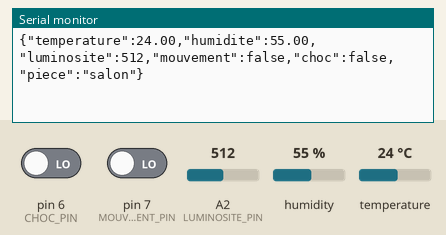
Simulated run of this sketch. Board: Arduino Uno, built with avr-gcc and run on an emulated ATmega328P. Shown: the last lines printed to the serial monitor. Inputs (shaded band) come from the test bench; at power-on: pin 6 (CHOC_PIN) LOW, pin 7 (MOUVEMENT_PIN) LOW, humidity 55 %, A2 (LUMINOSITE_PIN) = 512, temperature 24 °C.

Above: at 4.9 s.
5.0 s: pin 6 (CHOC_PIN) driven HIGH
At 9.5 s:
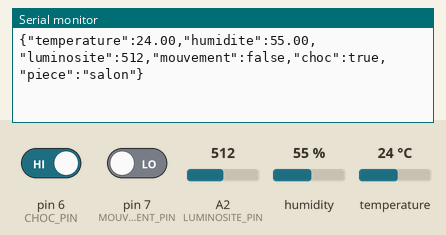
11.7 s: pin 7 (MOUVEMENT_PIN) driven HIGH
At 12.8 s:
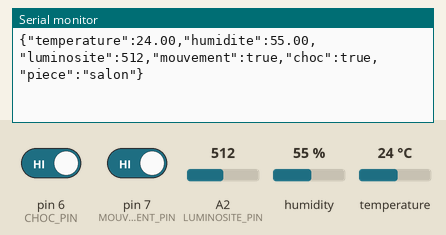
16.8 s: pin 6 (CHOC_PIN) driven LOW
At 21.6 s:
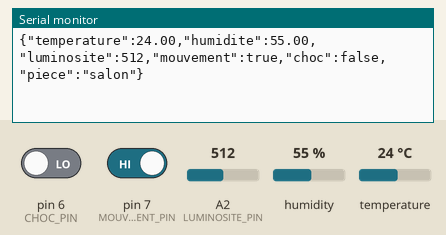
24.0 s: humidity set to 22 %
At 27.9 s:
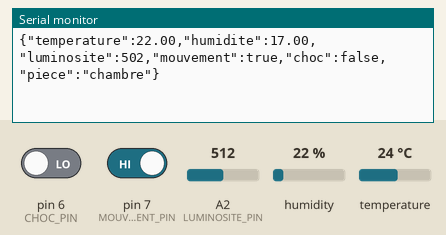
29.1 s: A2 (LUMINOSITE_PIN) set to 716
At 31.2 s:
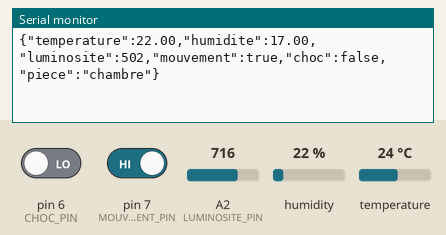
34.2 s: temperature set to 12 °C
At 35.7 s:
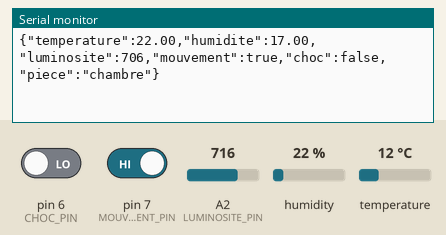

Measured:
- after the input at 5.0 s, the serial monitor: prints a new line after 3.2 s (image 1)
- after the input at 11.7 s, the serial monitor: prints a new line after 0.64 s (image 2)
- after the input at 16.8 s, the serial monitor: prints a new line after 3.7 s (image 3)
- after the input at 24.0 s, the serial monitor: prints a new line after 0.65 s (image 4)

The sketch:

smart_home.ino
```cpp
#include <Adafruit_Sensor.h>
#include <DHT.h>
#include <DHT_U.h>

#define DHTPIN A0
#define DHTTYPE DHT11

#define LUMINOSITE_PIN A2
#define MOUVEMENT_PIN 7
#define CHOC_PIN 6

DHT dht(DHTPIN, DHTTYPE);

void setup() {
  Serial.begin(9600);

  dht.begin();
  pinMode(MOUVEMENT_PIN, INPUT);
  pinMode(CHOC_PIN, INPUT);

  Serial.println("Systeme OK");
}

// ===============================
// Fonction JSON
// ===============================
void EnvoyerJSON(float temp, float hum, int lum, bool mouv, bool choc, String piece) {
  Serial.print("{");

  Serial.print("\"temperature\":"); Serial.print(temp);
  Serial.print(",\"humidite\":"); Serial.print(hum);
  Serial.print(",\"luminosite\":"); Serial.print(lum);
  Serial.print(",\"mouvement\":"); Serial.print(mouv ? "true" : "false");
  Serial.print(",\"choc\":"); Serial.print(choc ? "true" : "false");

  Serial.print(",\"piece\":\""); Serial.print(piece); Serial.print("\"");

  Serial.println("}");
}

// ===============================
// LOOP
// ===============================
void loop() {

  // Lecture capteurs REELS
  float h = dht.readHumidity();
  float t = dht.readTemperature();
  int lum = analogRead(LUMINOSITE_PIN);
  bool mov = digitalRead(MOUVEMENT_PIN);
  bool choc = digitalRead(CHOC_PIN);

  // sécurité DHT
  if (isnan(h) || isnan(t)) {
    h = 0;
    t = 0;
  }

  // ==========================
  // SALON (données réelles)
  // ==========================
  EnvoyerJSON(t, h, lum, mov, choc, "salon");
  delay(2000);

  // ==========================
  // CHAMBRE (simulation)
  // ==========================
  EnvoyerJSON(t - 2, h - 5, lum - 10, mov, choc, "chambre");
  delay(2000);
}
```
